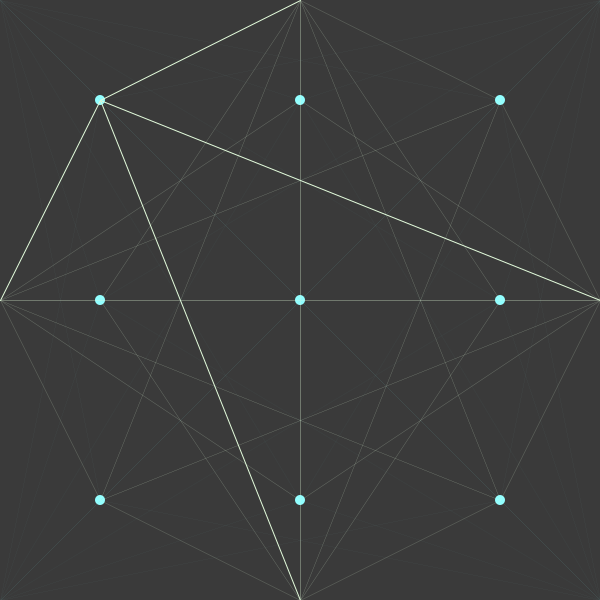
Frame 1 (no input)
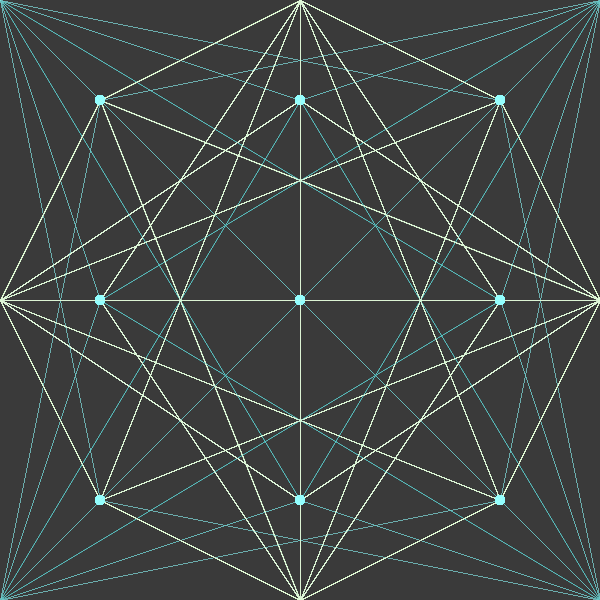
Frame 60 (the mouse pressed at the canvas centre just before this capture)
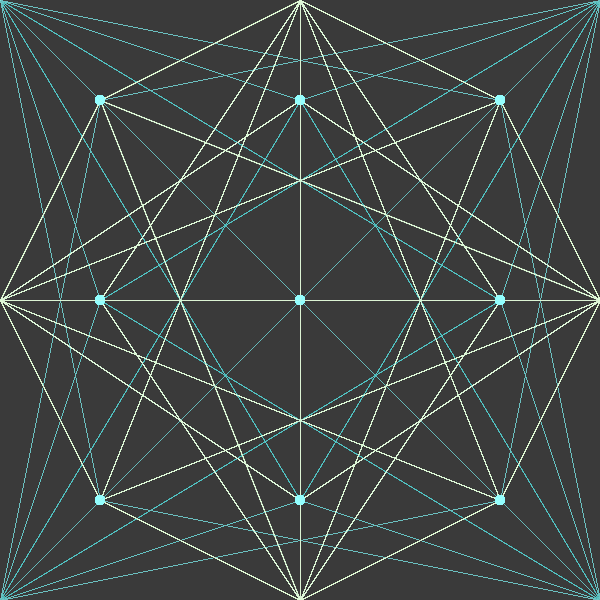
Frame 120 (the mouse held since frame 60 and released just before this capture)

The Processing sketch that drew these frames (run headless with seeded random() and noise(); from frame 60 on, the mouse is pressed at the canvas centre):

// Processing sketch: processing_114323
// ── processing_114323.pde

void setup() {
  size(600, 600);
  background(58);
}

void draw() {
  smooth();
  for (int a = 100; a <= height-50; a += 200) {
  for (int b = 100; b <= width-50; b += 200) {
  
    noStroke();//-----------------circles
    fill(146,255,255);
    ellipse(a,b,10,10);
   
    stroke(226,251,219);//------------------ foreground
    line(a,b,0,300);
    line(a,b,600,300);
    line(a,b,300,0);
    line(a,b,300,600);
  
    strokeWeight(.05); //----------- background 
    stroke(124,213,216,50); 
    line(a,b,0,0);
    line(a,b,600,0);
    line(a,b,0,600);
    line(a, b, 600,600);

}
  }
}
